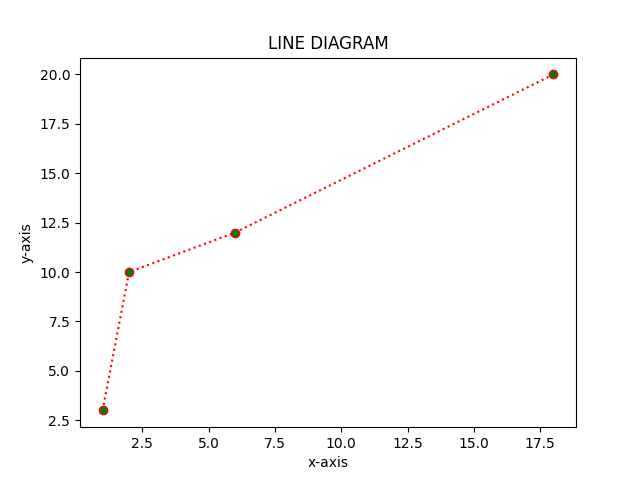

The Python source for this figure:
import numpy as np 
import matplotlib.pyplot as plt
x=np.array([1,2,6,18])
y=np.array([3,10,12,20])
plt.plot(x,y,marker='o',linestyle='dotted',color='red',mfc='green')
plt.title('LINE DIAGRAM')
plt.xlabel('x-axis')
plt.ylabel('y-axis')
plt.show()
